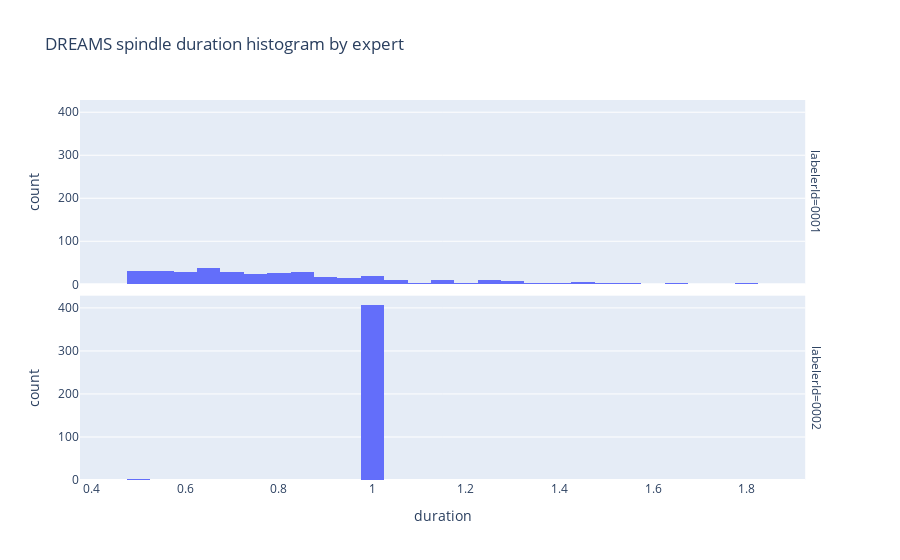

This figure's notebook cell:
### Code cell
px.histogram(spindles,x='duration',facet_row="labelerId",title="DREAMS spindle duration histogram by expert")

### Figure 1 — Plotly figure (JSON) as saved in the notebook; plotly's stock layout.template omitted (floating-point values rounded to 4 significant figures; data arrays with more than 128 entries replaced by an {"elided": "..."} marker saying what was removed)
{"data": [{"alignmentgroup": "True", "bingroup": "x", "hovertemplate": "labelerId=0001<br>duration=%{x}<br>count=%{y}<extra></extra>", "legendgroup": "", "marker": {"color": "#636efa", "pattern": {"shape": ""}}, "name": "", "offsetgroup": "", "orientation": "v", "showlegend": false, "type": "histogram", "x": {"elided": "355 float values"}, "xaxis": "x2", "yaxis": "y2"}, {"alignmentgroup": "True", "bingroup": "x", "hovertemplate": "labelerId=0002<br>duration=%{x}<br>count=%{y}<extra></extra>", "legendgroup": "", "marker": {"color": "#636efa", "pattern": {"shape": ""}}, "name": "", "offsetgroup": "", "orientation": "v", "showlegend": false, "type": "histogram", "x": {"elided": "409 float values"}, "xaxis": "x", "yaxis": "y"}], "layout": {"annotations": [{"font": {}, "showarrow": false, "text": "labelerId=0002", "textangle": 90, "x": 0.98, "xanchor": "left", "xref": "paper", "y": 0.2425, "yanchor": "middle", "yref": "paper"}, {"font": {}, "showarrow": false, "text": "labelerId=0001", "textangle": 90, "x": 0.98, "xanchor": "left", "xref": "paper", "y": 0.7575, "yanchor": "middle", "yref": "paper"}], "barmode": "relative", "legend": {"tracegroupgap": 0}, "title": {"text": "DREAMS spindle duration histogram by expert"}, "xaxis": {"anchor": "y", "domain": [0, 0.98], "title": {"text": "duration"}}, "xaxis2": {"anchor": "y2", "domain": [0, 0.98], "matches": "x", "showticklabels": false}, "yaxis": {"anchor": "x", "domain": [0, 0.485], "title": {"text": "count"}}, "yaxis2": {"anchor": "x2", "domain": [0.515, 1], "matches": "y", "title": {"text": "count"}}}}
